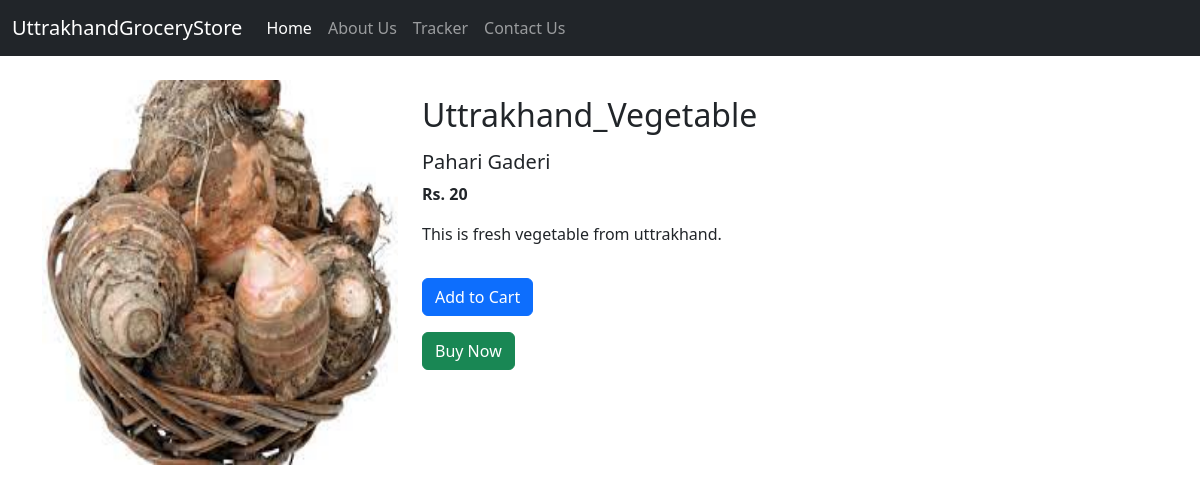
Page /productview/1 on the committed database.
### shop/models.py (models this page shows)
class Product(models.Model):
    product_id = models.AutoField
    product_name = models.CharField(max_length=50)
    category = models.CharField(max_length=50,default="")
    subcategory = models.CharField(max_length=50,default="")
    price = models.IntegerField(default=0)
    desc = models.CharField(max_length=300)
    pub_date = models.DateField()
    image = models.ImageField(upload_to="images",default="")

### djangoapp/views.py (the view)
# urls.py: path('productview/<myid>', views.productview),
def productview(request,myid):
    product = Product.objects.filter(id=myid)
    data ={
        'product':product[0]
        }
    return render(request,"productview.html",data)

### templates/productview.html (shortened to what this page needs)
{% extends "basic.html" %}
{% block body %}
{% load static %}
<div class="container my-4">
    <div class="row">
        <div class="col-md-4">
            <div class="row">
            <img src="{{product.image}}" width="233px" height="385px"/>
            </div>
        </div>
        <div class="col-md-8">
            <p><h2>{{product.category}}</h2></p>
            <h5>{{product.product_name}}</h5>
            <p><b>Rs. {{product.price}}</b></p>
            <p>{{product.desc}}</p>
            <div class="row">
                <a href="#"><button type="button" class="btn btn-primary my-3">Add to Cart</button></a>
                <a href="#"><button type="button" class="btn btn-success">Buy Now</button></a>
            </div>
        </div>
    </div>
</div>
{% endblock %}

### rows in the picture
Product: image (picture), category "Uttrakhand_Vegetable", product_name "Pahari Gaderi", price "20", desc "This is fresh vegetable from uttrakhand."
